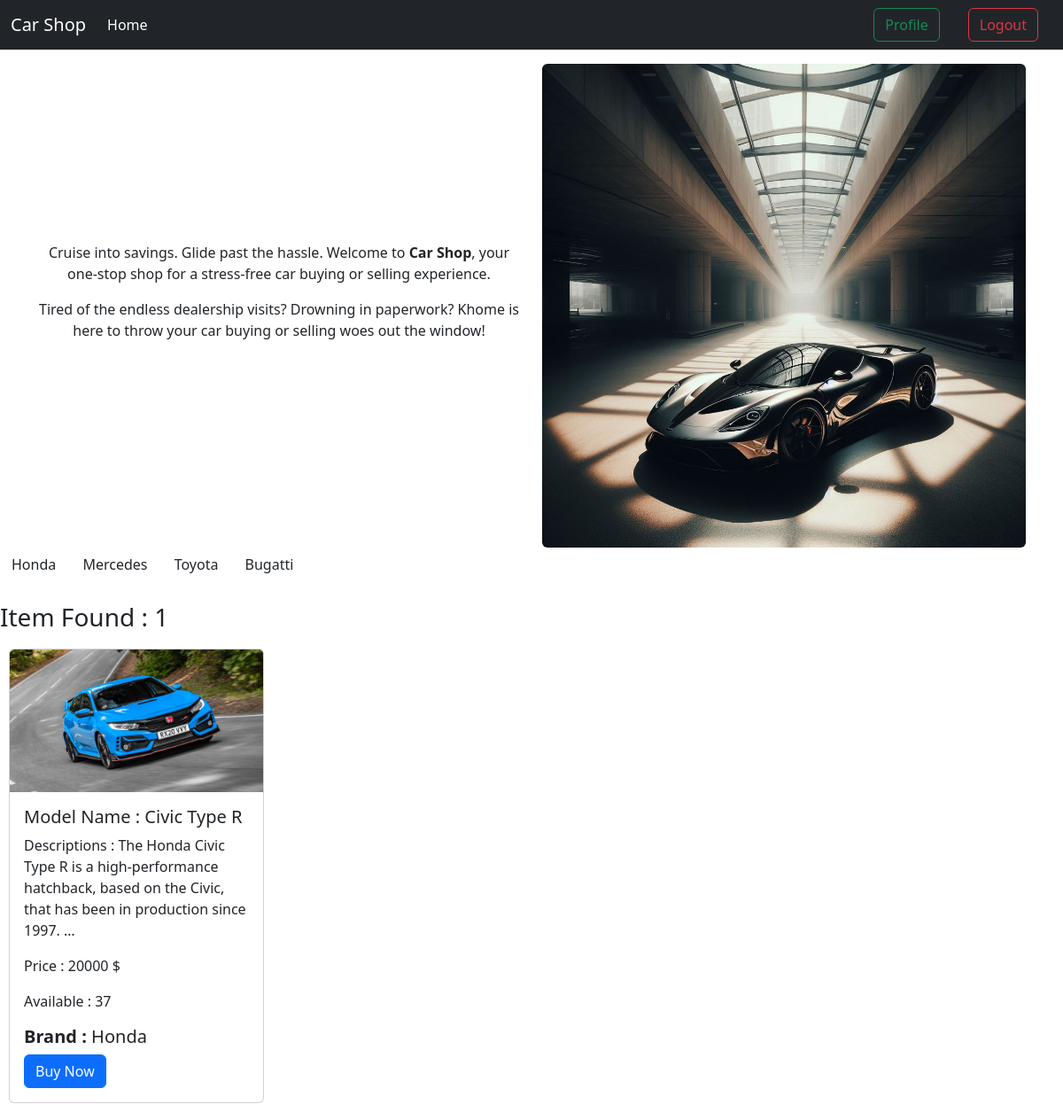
/brand/honda/ (signed in), run on the app's committed database.
### car_brand/models.py (models this page shows, shortened)
class Car_Brand(models.Model):
    model_name = models.CharField(max_length = 50)
    slug = models.SlugField(max_length=100,unique=True, null=True, blank=True)

### car_model/models.py (models this page shows, shortened)
class Car_Model(models.Model):
    image = models.ImageField(upload_to='car_model/media/uploads/', blank = True, null = True)
    car_name = models.CharField(max_length = 30)
    car_descriptions = models.TextField()
    car_price = models.CharField(max_length = 40)
    quantity = models.IntegerField(default=0)
    brand = models.ForeignKey(Car_Brand, on_delete = models.CASCADE)

### car_sell/views.py (the view)
# urls.py: 2. Add a URL to urlpatterns:  path('', views.home, name='home')
def home(request, Brand_slug = None):
    data = Car_Model.objects.all()
    if Brand_slug is not None:
        brand = Car_Brand.objects.get(slug = Brand_slug)
        data = Car_Model.objects.filter(brand = brand)
    brands = Car_Brand.objects.all()
    return render(request,'home.html',{'data':data, 'brand':brands})

### templates/home.html (shortened to what this page needs)
{% extends 'base.html' %} {% load static %} {% block content %}
<div class="container">
  <div class="row align-items-center">
    <div class="col-md-6">
      <div class="some_text text-center">
        <p>
          Cruise into savings. Glide past the hassle. Welcome to
          <strong>Car Shop</strong>, your one-stop shop for a stress-free car
          buying or selling experience.
        </p>
        <p>
          Tired of the endless dealership visits? Drowning in paperwork? Khome
          is here to throw your car buying or selling woes out the window!
        </p>
      </div>
    </div>
    <div class="col-md-6">
      <div class="car_image mt-3">
        <img src="{% static 'home.jpeg' %}" class="img-fluid rounded" alt="" />
      </div>
    </div>
  </div>
</div>
<div class="brands">
  {% for i in brand%}
  <a href="{% url 'brand_wise_search' i.slug %}" class="btn"
    >{{i.model_name}}</a
  >
  {% endfor %}
</div>
<h3 class="mt-4">Item Found : {{data | length}}</h3>
<div class="card-container d-flex flex-wrap">
  {% for d in data %}
  <div class="card" style="width: 18rem; margin: 10px">
    <img src="{{d.image.url}}" class="card-img-top" alt="..." />
    <div class="card-body">
      <h5 class="card-title">
        <a
          href="{% url 'detail_page' d.id %}"
          class="text-decoration-none text-dark"
          >Model Name : {{d.car_name}}</a
        >
      </h5>
      <p class="card-text">
        Descriptions : {{d.car_descriptions | truncatewords:20}}
      </p>
      <p class="card-text">Price : {{d.car_price}}</p>
      <p class="card-text">Available : {{d.quantity}}</p>
      <h5 class="card-text"><strong>Brand : </strong>{{d.brand.model_name}}</h5>
      {% if request.user.is_authenticated %}
      <form method="post" action="{% url 'buy_car' d.id %}">
        <button type="submit" class="btn btn-primary">Buy Now</button>
      </form>
      {% endif %}
    </div>
  </div>
  {% endfor %}
</div>
{% endblock %}

### data on the page
Car_Brand: model_name "Honda"
Car_Brand: model_name "Mercedes"
Car_Brand: model_name "Toyota"
Car_Brand: model_name "Bugatti"
Car_Model: image (picture), car_name "Civic Type R", car_descriptions "The Honda Civic Type R is a high-performance hatchback, based on the Civic, that has been in production since 1997. …", car_price "20000 $", quantity "37", brand.model_name "Honda"

### other printed values
{{ data | length }} "1"
